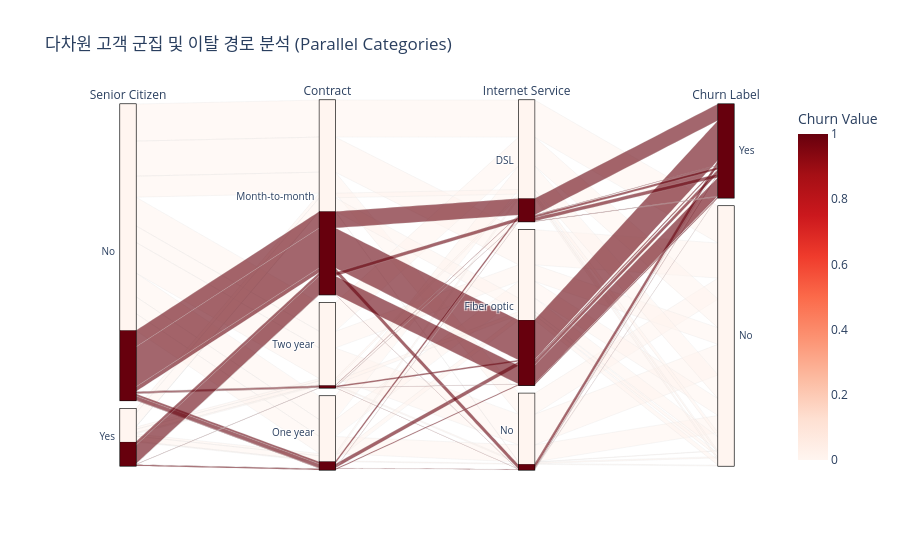

The notebook cell this image was saved under:
### Markdown cell above
### 4-6. 패러럴 카테고리 — 다차원 고객 경로 분석

### Code cell
fig = px.parallel_categories(
    df,
    dimensions=['Senior Citizen', 'Contract', 'Internet Service', 'Churn Label'],
    color='Churn Value',
    color_continuous_scale=px.colors.sequential.Reds,
    title='다차원 고객 군집 및 이탈 경로 분석 (Parallel Categories)',
    height=550
)
fig.show()

print('[읽는 법]')
print('선이 오른쪽 끝 Yes(이탈)로 연결되는 경로를 따라가면')
print('어떤 고객 유형이 이탈하는지 패턴을 읽을 수 있음')

### Figure 1 — Plotly figure (JSON) as saved in the notebook; plotly's stock layout.template omitted (floating-point values rounded to 4 significant figures; data arrays with more than 128 entries replaced by an {"elided": "..."} marker saying what was removed)
{"data": [{"dimensions": [{"label": "Senior Citizen", "values": {"elided": "7043 str values"}}, {"label": "Contract", "values": {"elided": "7043 str values"}}, {"label": "Internet Service", "values": {"elided": "7043 str values"}}, {"label": "Churn Label", "values": {"elided": "7043 str values"}}], "domain": {"x": [0, 1], "y": [0, 1]}, "line": {"color": {"elided": "7043 int values"}, "coloraxis": "coloraxis"}, "name": "", "type": "parcats"}], "layout": {"coloraxis": {"colorbar": {"title": {"text": "Churn Value"}}, "colorscale": [[0, "rgb(255,245,240)"], [0.125, "rgb(254,224,210)"], [0.25, "rgb(252,187,161)"], [0.375, "rgb(252,146,114)"], [0.5, "rgb(251,106,74)"], [0.625, "rgb(239,59,44)"], [0.75, "rgb(203,24,29)"], [0.875, "rgb(165,15,21)"], [1, "rgb(103,0,13)"]]}, "height": 550, "legend": {"tracegroupgap": 0}, "title": {"text": "다차원 고객 군집 및 이탈 경로 분석 (Parallel Categories)"}}}
